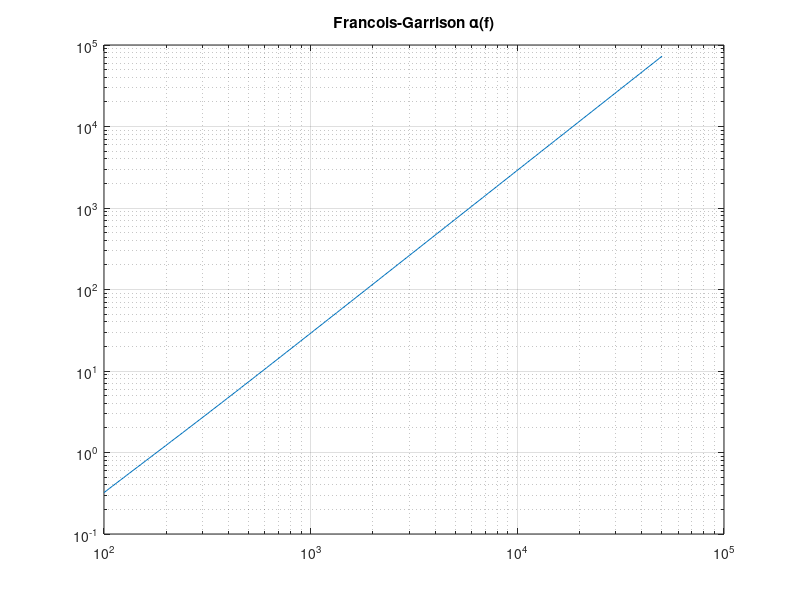

The MATLAB source for this figure:
% Франсуа-Гаррисон
% Бор + MgSO₄ + вязкость воды

Tkg = 10; pH = 8.0;
f = logspace(2, 4.7, 200);
f1 = 2.8*10^((Tkg-2)/43);
aB = 0.11*f.^2*f1./(f1^2+f.^2)*1e-3;
f2 = 62*10^((Tkg+30)/100);
aMg = 0.7*f2*f.^2./(f2^2+f.^2)*1e-3;
aW = 2.9e-2*f.^2/1e3;
figure;
loglog(f, aB+aMg+aW);
title('Francois-Garrison \alpha(f)'); grid on;

%{
@play
{
 "title": "Francois-Garrison",
 "groups": [
  {
   "name": "Environment",
   "controls": [
    {
     "var": "Tkg",
     "label": "T °C",
     "min": 0,
     "max": 30,
     "step": 1,
     "default": 10
    },
    {
     "var": "pH",
     "label": "pH",
     "min": 7.5,
     "max": 8.5,
     "step": 0.1,
     "default": 8.0
    }
   ]
  }
 ]
}
%}
